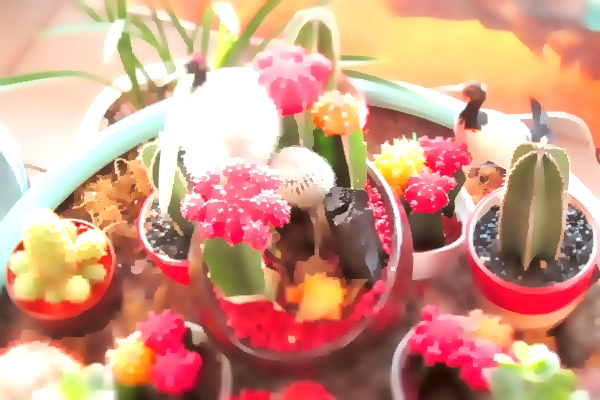
%> input picture 3-projects-for-teaching-numerical-linear-algebra/2_image_compression/cacti.jpg, 600 x 400 px
$ octave --eval "finished;"   (GNU Octave 9; MATLAB toolbox functions it lacks are replaced by stand-ins)
%> lines starting %> are read from the running program, lines starting %| are printed output that depends on the picture
%--------------------------------------------------------------------------
%  Author: Isaac J. Lee
%
%  This routine demonstrates the use of SVD in image compression.
%
%  You will need to add/edit/delete some code to run this program. These
%  parts are indicated by a comment beginning with the word "PROBLEM."
%
%  To run this program, type in:
%      finished()
%--------------------------------------------------------------------------
function finished()
    clc; clf;

    % A is a h x w x 3 matrix and stores the intensities in the red, green,
    % and blue channel
    % cacti.jpg needs to be in the same directory as this file
    A = imread('cacti.jpg');
%> A is the input picture: size 400x600x3 uint8; mean R, G, B 207.9, 154.8, 132.6
    h = size(A, 1); w = size(A, 2);
%> after `h = size(A, 1)`: h = 400
%> after `w = size(A, 2)`: w = 600

    % Extract the red, green, and blue channel matrices
    AR = double(A(:, :, 1));
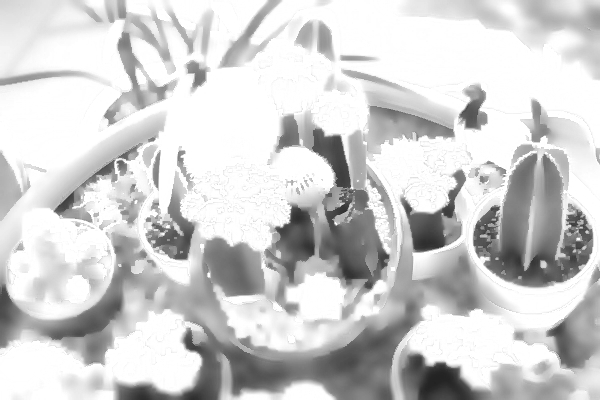
%> AR: size 400x600 double; min 34, max 255, mean 207.9
    AG = double(A(:, :, 2));
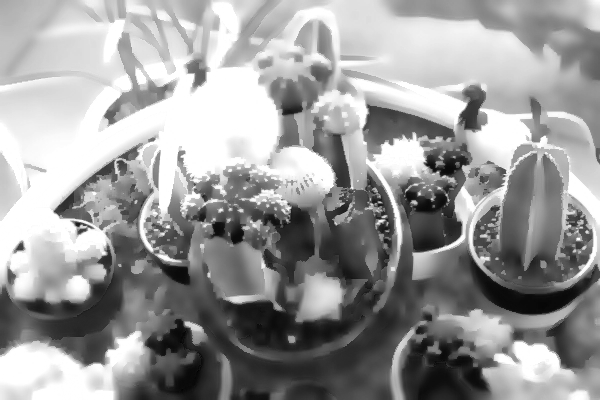
%> AG: size 400x600 double; min 2, max 255, mean 154.8
    AB = double(A(:, :, 3));
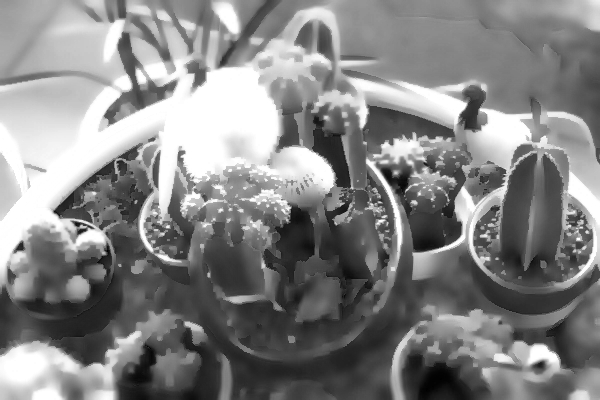
%> AB: size 400x600 double; min 0, max 255, mean 132.6


    % ---------------------------------------------------------------------
    %  Perform SVD for each color channel matrix.
    % ---------------------------------------------------------------------
    [UR, SR, VR] = svd(AR);
    [UG, SG, VG] = svd(AG);
    [UB, SB, VB] = svd(AB);


    % ---------------------------------------------------------------------
    %  Find the rank of AR, AG, and AB by counting the number of positive
    %  singular values. We will use the variables r_AR, r_AG, and r_AB
    %  later to compute the relative error.
    % ---------------------------------------------------------------------
    r_AR = size(find(SR > 0), 1);
%> r_AR = 400
    r_AG = size(find(SG > 0), 1);
%> r_AG = 400
    r_AB = size(find(SB > 0), 1);
%> r_AB = 400


    % ---------------------------------------------------------------------
    %  Display images
    % ---------------------------------------------------------------------
    % Display the original cacti image
    subplot(2, 3, 1);
    image(A);
    axis off; axis image;
    title('Original', 'FontSize', 13);
    set(gca, 'FontSize', 13);

    ranks = [5 10 20 40 80]';

    for i = 1 : size(ranks, 1)
        % -----------------------------------------------------------------
        %  Compute the best rank-k approximation for each channel.
        % -----------------------------------------------------------------
        k = ranks(i);

        AR_k = UR(:, 1:k) * SR(1:k, 1:k) * VR(:, 1:k)';
        AG_k = UG(:, 1:k) * SG(1:k, 1:k) * VG(:, 1:k)';
        AB_k = UB(:, 1:k) * SB(1:k, 1:k) * VB(:, 1:k)';

        % Combine the three channels to produce the colored image
        A_k = cat(3, AR_k, AG_k, AB_k)/255;


        % -----------------------------------------------------------------
        %  Evaluate the relative error ||A - A_{k}||_{F} / ||A||_{F}.
        % -----------------------------------------------------------------
        fprintf('For k = %d, the relative error in the red channel is %1.4g.\n', k, norm(diag(SR((k+1):r_AR, (k+1):r_AR))) / norm(diag(SR)));
%| For k = 5, the relative error in the red channel is 0.1466.
        fprintf('For k = %d, the relative error in the green channel is %1.4g.\n', k, norm(diag(SG((k+1):r_AG, (k+1):r_AG))) / norm(diag(SG)));
%| For k = 5, the relative error in the green channel is 0.2132.
        fprintf('For k = %d, the relative error in the blue channel is %1.4g.\n\n', k, norm(diag(SB((k+1):r_AB, (k+1):r_AB))) / norm(diag(SB)));
%| For k = 5, the relative error in the blue channel is 0.2415.

        % Display the rank-k approximation images
        subplot(2, 3, i + 1);
        fileName = ['rank', num2str(k), '.jpg'];
        imwrite(A_k, fileName, 'jpg');
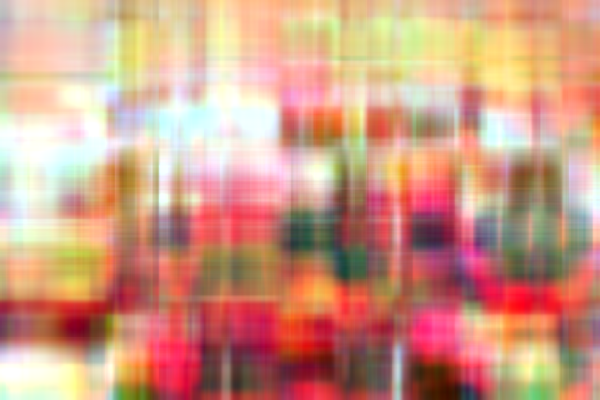
%> saved as rank5.jpg: size 400x600x3 uint8; mean R, G, B 206.9, 154.3, 132.4
        image(imread(fileName));
        axis off; axis image;
        delete(fileName);
        title(['k = ', num2str(k)], 'FontSize', 13);
        set(gca, 'FontSize', 13);
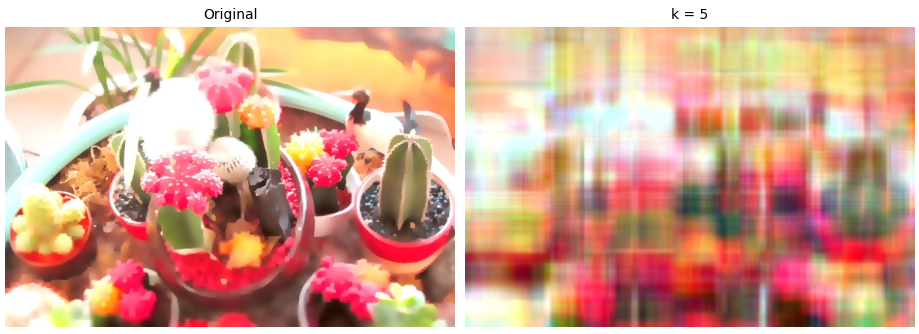
%> figure redrawn from the program's plot data, 2 panels
    end


    % ---------------------------------------------------------------------
    %  Compute another rank-k approximation for each channel and compare
    %  to the best approximation.
    % ---------------------------------------------------------------------
    figure;

    % Display the best rank-80 approximation (in Frobenius norm sense)
    subplot(1, 3, 1);
    imwrite(A_k, 'rank80.jpg', 'jpg');
    image(imread('rank80.jpg'));
    axis off; axis image;
    delete('rank80.jpg');
    title('A_{80}', 'FontSize', 13);
	set(gca, 'FontSize', 13);

    % Display the original cacti image
    subplot(1, 3, 2);
    image(A);
    axis off; axis image;
    title('Original', 'FontSize', 13);
    set(gca, 'FontSize', 13);

	% E is an error matrix of size w x w with full rank
    E = 0.5*eye(w) + diag(0.45*ones(w - 1, 1), 1);

    % Display a rank-80 approximation
    subplot(1, 3, 3);
    imwrite(cat(3, AR_k*E, AG_k*E, AB_k*E)/255, 'rank80-2.jpg', 'jpg');
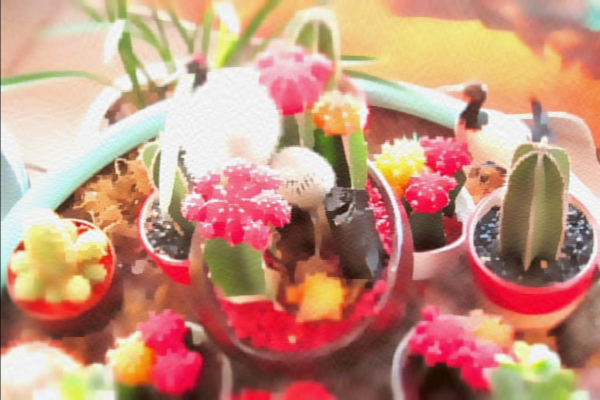
%> saved as rank80-2.jpg: size 400x600x3 uint8; mean R, G, B 197.3, 146.9, 125.8
%> `finished;`:
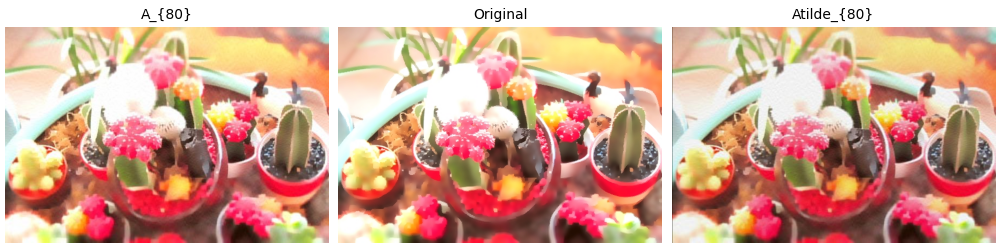
%> figure redrawn from the program's plot data, 3 panels
    image(imread('rank80-2.jpg'));
    axis off; axis image;
    delete('rank80-2.jpg');
    title('Atilde_{80}', 'FontSize', 13);
	set(gca, 'FontSize', 13);
end
